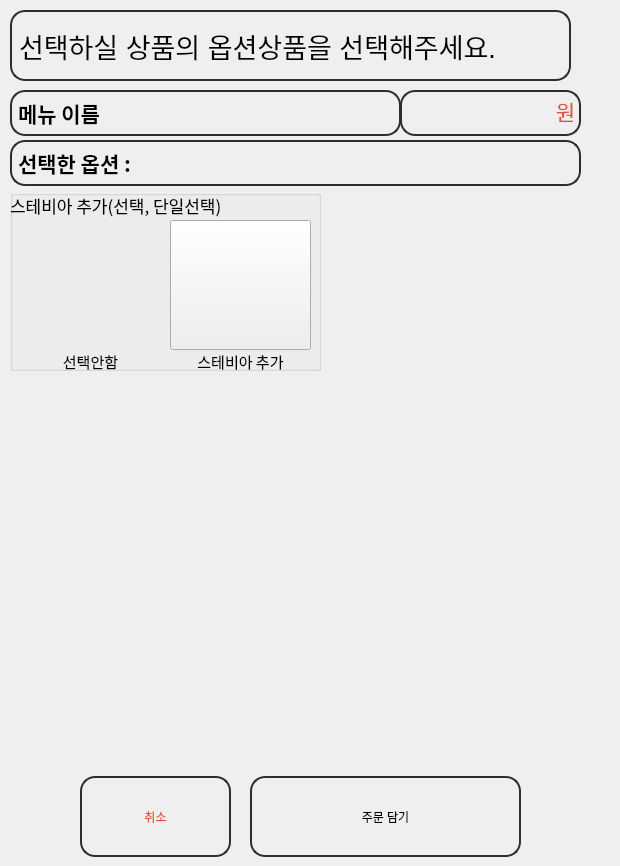
   <widget class="QWidget" name="page_24">
    <widget class="QPushButton" name="pushButton_12">
     <property name="geometry">
      <rect>
       <x>250</x>
       <y>776</y>
       <width>271</width>
       <height>81</height>
      </rect>
     </property>
     <property name="styleSheet">
      <string notr="true">border-radius:15px;
border: 2px solid rgb(45, 45, 45);
</string>
     </property>
     <property name="text">
      <string>주문 담기</string>
     </property>
    </widget>
    <widget class="QLabel" name="label_70">
     <property name="geometry">
      <rect>
       <x>520</x>
       <y>80</y>
       <width>91</width>
       <height>61</height>
      </rect>
     </property>
     <property name="font">
      <font>
       <pointsize>16</pointsize>
      </font>
     </property>
     <property name="styleSheet">
      <string notr="true">
color:rgb(229, 79, 65);
background-color: rgb(252, 8, 8, 0);</string>
     </property>
     <property name="text">
      <string>원</string>
     </property>
     <property name="alignment">
      <set>Qt::AlignCenter</set>
     </property>
    </widget>
    <widget class="QGroupBox" name="groupBox_2">
     <property name="geometry">
      <rect>
       <x>10</x>
       <y>190</y>
       <width>311</width>
       <height>181</height>
      </rect>
     </property>
     <property name="title">
      <string/>
     </property>
     <widget class="QPushButton" name="cinnamon_n_9">
      <property name="geometry">
       <rect>
        <x>160</x>
        <y>30</y>
        <width>141</width>
        <height>130</height>
       </rect>
      </property>
      <property name="minimumSize">
       <size>
        <width>0</width>
        <height>130</height>
       </size>
      </property>
      <property name="maximumSize">
       <size>
        <width>16777215</width>
        <height>130</height>
       </size>
      </property>
      <property name="cursor">
       <cursorShape>OpenHandCursor</cursorShape>
      </property>
      <property name="text">
       <string/>
      </property>
      <property name="icon">
       <iconset>
        <normaloff>../../다운로드/stevia_2.png</normaloff>../../다운로드/stevia_2.png</iconset>
      </property>
      <property name="iconSize">
       <size>
        <width>200</width>
        <height>200</height>
       </size>
      </property>
      <property name="checkable">
       <bool>false</bool>
      </property>
     </widget>
     <widget class="QPushButton" name="cinnamon_n_18">
      <property name="geometry">
       <rect>
        <x>10</x>
        <y>30</y>
        <width>131</width>
        <height>130</height>
       </rect>
      </property>
      <property name="minimumSize">
       <size>
        <width>0</width>
        <height>130</height>
       </size>
      </property>
      <property name="maximumSize">
       <size>
        <width>16777215</width>
        <height>130</height>
       </size>
      </property>
      <property name="cursor">
       <cursorShape>OpenHandCursor</cursorShape>
      </property>
      <property name="styleSheet">
       <string notr="true">border-radius:15px;
border: 2px solid rgb(45, 45, 45,0);
</string>
      </property>
      <property name="text">
       <string/>
      </property>
      <property name="icon">
       <iconset>
        <normaloff>../../다운로드/forbidden_gray.png</normaloff>../../다운로드/forbidden_gray.png</iconset>
      </property>
      <property name="iconSize">
       <size>
        <width>130</width>
        <height>120</height>
       </size>
      </property>
      <property name="checkable">
       <bool>false</bool>
      </property>
     </widget>
     <widget class="QLabel" name="option_1_label_21">
      <property name="geometry">
       <rect>
        <x>10</x>
        <y>160</y>
        <width>141</width>
        <height>34</height>
       </rect>
      </property>
      <property name="font">
       <font>
        <family>Pretendard Light</family>
        <pointsize>11</pointsize>
       </font>
      </property>
      <property name="styleSheet">
       <string notr="true">background-color: rgb(252, 8, 8, 0);</string>
      </property>
      <property name="text">
       <string>선택안함</string>
      </property>
      <property name="alignment">
       <set>Qt::AlignHCenter|Qt::AlignTop</set>
      </property>
     </widget>
     <widget class="QLabel" name="option_1_label_22">
      <property name="geometry">
       <rect>
        <x>160</x>
        <y>160</y>
        <width>141</width>
        <height>34</height>
       </rect>
      </property>
      <property name="font">
       <font>
        <family>Pretendard Light</family>
        <pointsize>11</pointsize>
       </font>
      </property>
      <property name="styleSheet">
       <string notr="true">background-color: rgb(252, 8, 8, 0);</string>
      </property>
      <property name="text">
       <string>스테비아 추가</string>
      </property>
      <property name="alignment">
       <set>Qt::AlignHCenter|Qt::AlignTop</set>
      </property>
     </widget>
     <widget class="QLabel" name="option_1_title_2">
      <property name="geometry">
       <rect>
        <x>0</x>
        <y>0</y>
        <width>211</width>
        <height>30</height>
       </rect>
      </property>
      <property name="minimumSize">
       <size>
        <width>0</width>
        <height>0</height>
       </size>
      </property>
      <property name="maximumSize">
       <size>
        <width>16777215</width>
        <height>30</height>
       </size>
      </property>
      <property name="font">
       <font>
        <family>Pretendard Medium</family>
        <pointsize>13</pointsize>
       </font>
      </property>
      <property name="styleSheet">
       <string notr="true">background-color: rgb(252, 8, 8, 0);</string>
      </property>
      <property name="text">
       <string>스테비아 추가(선택, 단일선택)</string>
      </property>
     </widget>
     <widget class="QLabel" name="option_1_title_5">
      <property name="geometry">
       <rect>
        <x>130</x>
        <y>-50</y>
        <width>211</width>
        <height>30</height>
       </rect>
      </property>
      <property name="minimumSize">
       <size>
        <width>0</width>
        <height>0</height>
       </size>
      </property>
      <property name="maximumSize">
       <size>
        <width>16777215</width>
        <height>30</height>
       </size>
      </property>
      <property name="font">
       <font>
        <family>Pretendard Medium</family>
        <pointsize>13</pointsize>
       </font>
      </property>
      <property name="styleSheet">
       <string notr="true">background-color: rgb(252, 8, 8, 0);</string>
      </property>
      <property name="text">
       <string>스테비아 추가(선택, 단일선택)</string>
      </property>
     </widget>
    </widget>
    <widget class="QLabel" name="label_12">
     <property name="geometry">
      <rect>
       <x>10</x>
       <y>10</y>
       <width>561</width>
       <height>71</height>
      </rect>
     </property>
     <property name="font">
      <font>
       <pointsize>20</pointsize>
      </font>
     </property>
     <property name="styleSheet">
      <string notr="true">border-radius:15px;
border: 2px solid rgb(45, 45, 45);
</string>
     </property>
     <property name="text">
      <string>선택하실 상품의 옵션상품을 선택해주세요.</string>
     </property>
    </widget>
    <widget class="QPushButton" name="pushButton_11">
     <property name="geometry">
      <rect>
       <x>80</x>
       <y>776</y>
       <width>151</width>
       <height>81</height>
      </rect>
     </property>
     <property name="styleSheet">
      <string notr="true">border-radius:15px;
border: 2px solid rgb(45, 45, 45);
color:rgb(229, 79, 65);</string>
     </property>
     <property name="text">
      <string>취소</string>
     </property>
    </widget>
    <widget class="QLabel" name="menu_name_label_3">
     <property name="geometry">
      <rect>
       <x>10</x>
       <y>140</y>
       <width>571</width>
       <height>46</height>
      </rect>
     </property>
     <property name="minimumSize">
      <size>
       <width>0</width>
       <height>46</height>
      </size>
     </property>
     <property name="maximumSize">
      <size>
       <width>16777215</width>
       <height>46</height>
      </size>
     </property>
     <property name="font">
      <font>
       <family>Pretendard SemiBold</family>
       <pointsize>16</pointsize>
       <weight>75</weight>
       <bold>true</bold>
      </font>
     </property>
     <property name="styleSheet">
      <string notr="true">border-radius:15px;
border: 2px solid rgb(45, 45, 45);
</string>
     </property>
     <property name="text">
      <string>선택한 옵션 :</string>
     </property>
    </widget>
    <widget class="QLabel" name="menu_name_label_4">
     <property name="geometry">
      <rect>
       <x>10</x>
       <y>90</y>
       <width>391</width>
       <height>46</height>
      </rect>
     </property>
     <property name="minimumSize">
      <size>
       <width>0</width>
       <height>46</height>
      </size>
     </property>
     <property name="maximumSize">
      <size>
       <width>16777215</width>
       <height>46</height>
      </size>
     </property>
     <property name="font">
      <font>
       <family>Pretendard SemiBold</family>
       <pointsize>16</pointsize>
       <weight>75</weight>
       <bold>true</bold>
      </font>
     </property>
     <property name="styleSheet">
      <string notr="true">border-radius:15px;
border: 2px solid rgb(45, 45, 45);
</string>
     </property>
     <property name="text">
      <string>메뉴 이름</string>
     </property>
    </widget>
    <widget class="QLabel" name="menu_price_label_2">
     <property name="geometry">
      <rect>
       <x>400</x>
       <y>90</y>
       <width>181</width>
       <height>46</height>
      </rect>
     </property>
     <property name="maximumSize">
      <size>
       <width>16777215</width>
       <height>46</height>
      </size>
     </property>
     <property name="font">
      <font>
       <family>Pretendard SemiBold</family>
       <pointsize>16</pointsize>
       <weight>75</weight>
       <bold>true</bold>
      </font>
     </property>
     <property name="styleSheet">
      <string notr="true">border-radius:15px;
border: 2px solid rgb(45, 45, 45);

color:rgb(229, 79, 65);</string>
     </property>
     <property name="text">
      <string/>
     </property>
     <property name="alignment">
      <set>Qt::AlignCenter</set>
     </property>
    </widget>
    <widget class="QLabel" name="label_25">
     <property name="geometry">
      <rect>
       <x>140</x>
       <y>146</y>
       <width>171</width>
       <height>31</height>
      </rect>
     </property>
     <property name="text">
      <string/>
     </property>
    </widget>
    <zorder>menu_name_label_3</zorder>
    <zorder>menu_price_label_2</zorder>
    <zorder>pushButton_12</zorder>
    <zorder>label_70</zorder>
    <zorder>groupBox_2</zorder>
    <zorder>label_12</zorder>
    <zorder>pushButton_11</zorder>
    <zorder>menu_name_label_4</zorder>
    <zorder>label_25</zorder>
   </widget>
